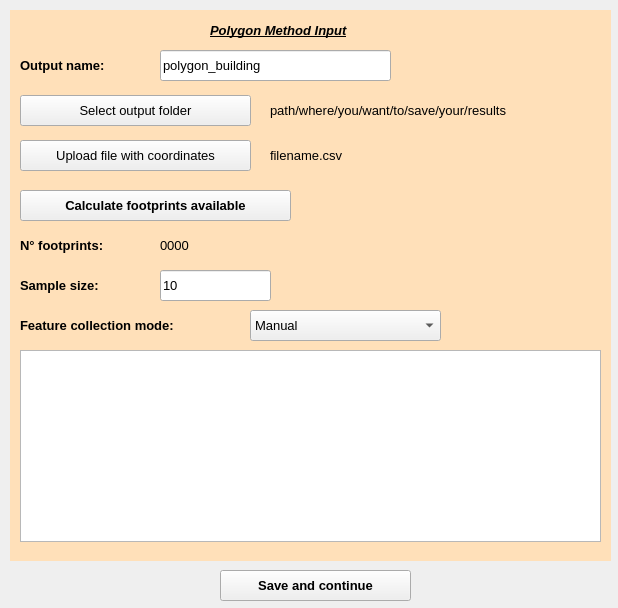
<?xml version="1.0" encoding="UTF-8"?>
<ui version="4.0">
 <class>PolygonSetting</class>
 <widget class="QMainWindow" name="PolygonSetting">
  <property name="geometry">
   <rect>
    <x>0</x>
    <y>0</y>
    <width>618</width>
    <height>608</height>
   </rect>
  </property>
  <property name="windowTitle">
   <string>MainWindow</string>
  </property>
  <widget class="QWidget" name="coord_frame">
   <widget class="QPushButton" name="csv_button_polygon">
    <property name="geometry">
     <rect>
      <x>20</x>
      <y>140</y>
      <width>231</width>
      <height>31</height>
     </rect>
    </property>
    <property name="font">
     <font>
      <pointsize>10</pointsize>
      <weight>50</weight>
      <bold>false</bold>
     </font>
    </property>
    <property name="text">
     <string>Upload file with coordinates</string>
    </property>
   </widget>
   <widget class="QPushButton" name="save_button">
    <property name="geometry">
     <rect>
      <x>220</x>
      <y>570</y>
      <width>191</width>
      <height>31</height>
     </rect>
    </property>
    <property name="font">
     <font>
      <pointsize>10</pointsize>
      <weight>75</weight>
      <bold>true</bold>
     </font>
    </property>
    <property name="text">
     <string>Save and continue</string>
    </property>
   </widget>
   <widget class="QLabel" name="backg_1">
    <property name="geometry">
     <rect>
      <x>10</x>
      <y>10</y>
      <width>601</width>
      <height>551</height>
     </rect>
    </property>
    <property name="styleSheet">
     <string notr="true">background-color: rgb(255, 224, 185);</string>
    </property>
    <property name="text">
     <string/>
    </property>
   </widget>
   <widget class="QLabel" name="polygon_path">
    <property name="geometry">
     <rect>
      <x>270</x>
      <y>140</y>
      <width>291</width>
      <height>31</height>
     </rect>
    </property>
    <property name="font">
     <font>
      <pointsize>10</pointsize>
     </font>
    </property>
    <property name="text">
     <string>filename.csv</string>
    </property>
   </widget>
   <widget class="QLabel" name="polygon_label">
    <property name="geometry">
     <rect>
      <x>210</x>
      <y>20</y>
      <width>221</width>
      <height>21</height>
     </rect>
    </property>
    <property name="font">
     <font>
      <pointsize>10</pointsize>
      <weight>75</weight>
      <italic>true</italic>
      <bold>true</bold>
      <underline>true</underline>
      <strikeout>false</strikeout>
     </font>
    </property>
    <property name="text">
     <string>Polygon Method Input</string>
    </property>
   </widget>
   <widget class="QLabel" name="n_building">
    <property name="geometry">
     <rect>
      <x>20</x>
      <y>230</y>
      <width>121</width>
      <height>31</height>
     </rect>
    </property>
    <property name="font">
     <font>
      <pointsize>10</pointsize>
      <weight>75</weight>
      <bold>true</bold>
     </font>
    </property>
    <property name="text">
     <string>N° footprints:</string>
    </property>
   </widget>
   <widget class="QLabel" name="sample_size">
    <property name="geometry">
     <rect>
      <x>20</x>
      <y>270</y>
      <width>121</width>
      <height>31</height>
     </rect>
    </property>
    <property name="font">
     <font>
      <pointsize>10</pointsize>
      <weight>75</weight>
      <bold>true</bold>
     </font>
    </property>
    <property name="text">
     <string>Sample size:</string>
    </property>
   </widget>
   <widget class="QLabel" name="building_value_polygon">
    <property name="geometry">
     <rect>
      <x>160</x>
      <y>230</y>
      <width>211</width>
      <height>31</height>
     </rect>
    </property>
    <property name="font">
     <font>
      <pointsize>10</pointsize>
     </font>
    </property>
    <property name="text">
     <string>0000</string>
    </property>
   </widget>
   <widget class="QLineEdit" name="sample_size_polygon">
    <property name="geometry">
     <rect>
      <x>160</x>
      <y>270</y>
      <width>111</width>
      <height>31</height>
     </rect>
    </property>
    <property name="font">
     <font>
      <pointsize>10</pointsize>
     </font>
    </property>
    <property name="text">
     <string>10</string>
    </property>
   </widget>
   <widget class="QPushButton" name="load_data_button">
    <property name="geometry">
     <rect>
      <x>20</x>
      <y>190</y>
      <width>271</width>
      <height>31</height>
     </rect>
    </property>
    <property name="font">
     <font>
      <pointsize>10</pointsize>
      <weight>75</weight>
      <bold>true</bold>
     </font>
    </property>
    <property name="text">
     <string>Calculate footprints available</string>
    </property>
   </widget>
   <widget class="QLabel" name="output_label_polygon">
    <property name="geometry">
     <rect>
      <x>20</x>
      <y>50</y>
      <width>121</width>
      <height>31</height>
     </rect>
    </property>
    <property name="font">
     <font>
      <pointsize>10</pointsize>
      <weight>75</weight>
      <bold>true</bold>
     </font>
    </property>
    <property name="text">
     <string>Output name:</string>
    </property>
   </widget>
   <widget class="QLineEdit" name="output_polygon">
    <property name="geometry">
     <rect>
      <x>160</x>
      <y>50</y>
      <width>231</width>
      <height>31</height>
     </rect>
    </property>
    <property name="font">
     <font>
      <pointsize>10</pointsize>
     </font>
    </property>
    <property name="text">
     <string>polygon_building</string>
    </property>
   </widget>
   <widget class="QPushButton" name="path_out_folder_bt">
    <property name="geometry">
     <rect>
      <x>20</x>
      <y>95</y>
      <width>231</width>
      <height>31</height>
     </rect>
    </property>
    <property name="font">
     <font>
      <pointsize>10</pointsize>
      <weight>50</weight>
      <bold>false</bold>
     </font>
    </property>
    <property name="text">
     <string>Select output folder</string>
    </property>
   </widget>
   <widget class="QLabel" name="output_folder_value">
    <property name="geometry">
     <rect>
      <x>270</x>
      <y>100</y>
      <width>331</width>
      <height>21</height>
     </rect>
    </property>
    <property name="font">
     <font>
      <pointsize>10</pointsize>
     </font>
    </property>
    <property name="text">
     <string>path/where/you/want/to/save/your/results</string>
    </property>
   </widget>
   <widget class="QComboBox" name="collection_mode">
    <property name="geometry">
     <rect>
      <x>250</x>
      <y>310</y>
      <width>191</width>
      <height>31</height>
     </rect>
    </property>
    <property name="font">
     <font>
      <pointsize>10</pointsize>
     </font>
    </property>
    <item>
     <property name="text">
      <string>Manual</string>
     </property>
    </item>
    <item>
     <property name="text">
      <string>AI Powered</string>
     </property>
    </item>
   </widget>
   <widget class="QLabel" name="feature_collection_label">
    <property name="geometry">
     <rect>
      <x>20</x>
      <y>310</y>
      <width>221</width>
      <height>31</height>
     </rect>
    </property>
    <property name="font">
     <font>
      <pointsize>10</pointsize>
      <weight>75</weight>
      <bold>true</bold>
     </font>
    </property>
    <property name="text">
     <string>Feature collection mode:</string>
    </property>
   </widget>
   <widget class="QTableWidget" name="tableWidget">
    <property name="geometry">
     <rect>
      <x>20</x>
      <y>350</y>
      <width>581</width>
      <height>192</height>
     </rect>
    </property>
   </widget>
   <zorder>backg_1</zorder>
   <zorder>csv_button_polygon</zorder>
   <zorder>save_button</zorder>
   <zorder>polygon_path</zorder>
   <zorder>polygon_label</zorder>
   <zorder>n_building</zorder>
   <zorder>sample_size</zorder>
   <zorder>building_value_polygon</zorder>
   <zorder>sample_size_polygon</zorder>
   <zorder>load_data_button</zorder>
   <zorder>output_label_polygon</zorder>
   <zorder>output_polygon</zorder>
   <zorder>path_out_folder_bt</zorder>
   <zorder>output_folder_value</zorder>
   <zorder>collection_mode</zorder>
   <zorder>feature_collection_label</zorder>
   <zorder>tableWidget</zorder>
  </widget>
 </widget>
 <resources/>
 <connections/>
</ui>
